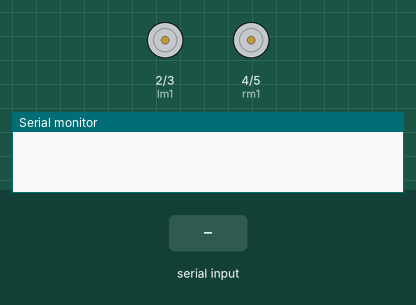
Simulated run of this sketch. Board: Arduino Uno, built with avr-gcc and run on an emulated ATmega328P. On the bench: motor-driver pin pairs drawn as motors (green arrow = first pin HIGH = forward, orange = second pin HIGH = backward, longer = more drive), the last lines printed to the serial monitor. Inputs (shaded band) come from the test bench.

Above: at 1.2 s.
1.3 s: "forward" received over Serial
At 1.8 s:
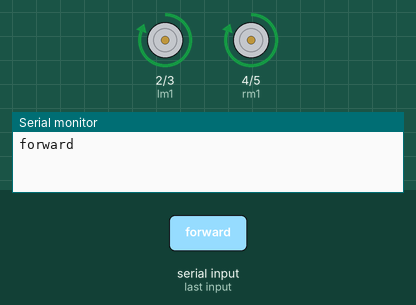
2.8 s: "bacward" received over Serial
At 4.0 s:
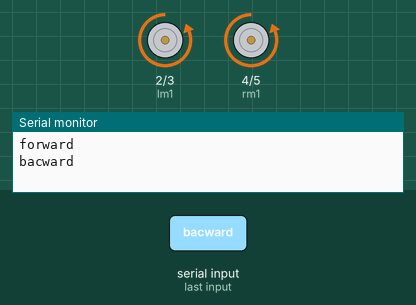
4.3 s: "left" received over Serial
At 4.9 s:
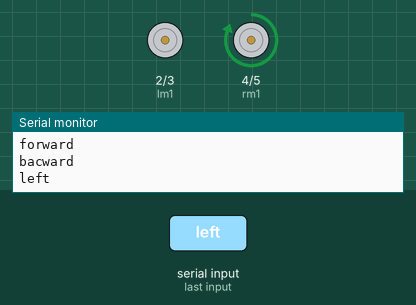
5.8 s: "right" received over Serial
At 6.2 s:
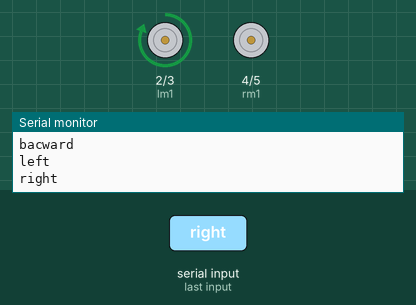
Timing chart, 0 to 8.3 s (numbered marks = the images above; inputs shaded):
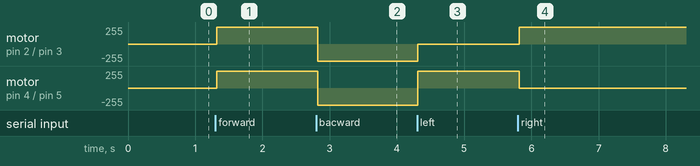

Measured:
- after the input at 1.3 s, motor on pin 2 (lm1) / pin 3 (lm2), motor on pin 4 (rm1) / pin 5 (rm2): stopped → forward 255/255 at once
- after the input at 2.8 s, motor on pin 2 (lm1) / pin 3 (lm2), motor on pin 4 (rm1) / pin 5 (rm2): forward 255/255 → backward 255/255 at once
- after the input at 4.3 s, motor on pin 2 (lm1) / pin 3 (lm2): backward 255/255 → stopped at once; motor on pin 4 (rm1) / pin 5 (rm2): backward 255/255 → forward 255/255 at once
- after the input at 5.8 s, motor on pin 2 (lm1) / pin 3 (lm2): stopped → forward 255/255 at once; motor on pin 4 (rm1) / pin 5 (rm2): forward 255/255 → stopped at once

The sketch:

remote_control_robot.ino
```cpp
int lm1=2;//+ve
int lm2=3;//-ve
int rm1=4;//+ve
int rm2=5 ;//-ve

void setup()
{
  Serial.begin(9600);

  pinMode(lm1,OUTPUT);
  pinMode(lm2,OUTPUT);
  pinMode(rm1,OUTPUT);
  pinMode(rm2,OUTPUT);

}

void loop()
{
  String cmd;
  while(Serial.available()>0)
  {
    delay(3);
    char c =Serial.read();
    cmd +=c;
  }
  if(cmd.length()>0)
  {
    Serial.println(cmd);
    if(cmd=="forward")
    {
      forward();
    }
    else if(cmd=="bacward")
    {
      backward();
    }
    else if(cmd=="left")
    {
      left();
    }
    else if(cmd=="right")
    {
      right();
    }
    else
    {
      Stop();
    }
  }

}
void forward()
{
  digitalWrite(lm1,1);
  digitalWrite(lm2,0);
  digitalWrite(rm1,1);
  digitalWrite(rm2,0);
}
void backward()
{
  digitalWrite(lm1,0);
  digitalWrite(lm2,1);
  digitalWrite(rm1,0);
  digitalWrite(rm2,1);
}
void Stop()
{
  digitalWrite(lm1,0);
  digitalWrite(lm2,0);
  digitalWrite(rm1,0);
  digitalWrite(rm2,0);
}
void left()
{
  digitalWrite(lm1,0);
  digitalWrite(lm2,0);
  digitalWrite(rm1,1);
  digitalWrite(rm2,0);
}
void right()
{
  digitalWrite(lm1,1);
  digitalWrite(lm2,0);
  digitalWrite(rm1,0);
  digitalWrite(rm2,0);
}
```
